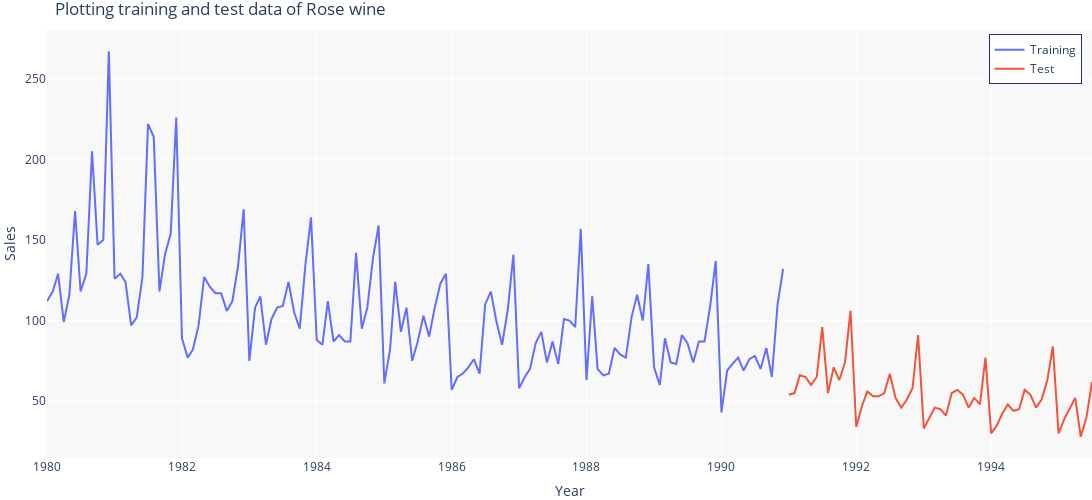

This figure's notebook cell:
### Code cell
plot1 = go.Scatter(x=train_Rose.index,y=train_Rose['Rose'],name='Training')
plot2 = go.Scatter(x=test_Rose.index,y=test_Rose['Rose'],name='Test')

fig_Rose = make_subplots(shared_xaxes=True, shared_yaxes=True)
fig_Rose.add_trace(plot1)
fig_Rose.add_trace(plot2)
fig_Rose.update_layout(
    title="Plotting training and test data of Rose wine",
    xaxis_title="Year", yaxis_title="Sales",
    legend=dict(yanchor="top", y=0.99, xanchor="right", x=0.99, bordercolor='#1E3163', borderwidth=1),
    width=1200, height=500, plot_bgcolor = '#F8F8F8',
    margin=dict(l=0, r=0, b=0, t=30, pad=0)
)
fig_Rose.show()

### Figure 1 — Plotly figure (JSON) as saved in the notebook; plotly's stock layout.template omitted (floating-point values rounded to 4 significant figures; data arrays with more than 128 entries replaced by an {"elided": "..."} marker saying what was removed)
{"data": [{"name": "Training", "type": "scatter", "x": {"elided": "132 str values"}, "y": {"elided": "132 int values"}}, {"name": "Test", "type": "scatter", "x": ["1991-01-01T00:00:00", "1991-02-01T00:00:00", "1991-03-01T00:00:00", "1991-04-01T00:00:00", "1991-05-01T00:00:00", "1991-06-01T00:00:00", "1991-07-01T00:00:00", "1991-08-01T00:00:00", "1991-09-01T00:00:00", "1991-10-01T00:00:00", "1991-11-01T00:00:00", "1991-12-01T00:00:00", "1992-01-01T00:00:00", "1992-02-01T00:00:00", "1992-03-01T00:00:00", "1992-04-01T00:00:00", "1992-05-01T00:00:00", "1992-06-01T00:00:00", "1992-07-01T00:00:00", "1992-08-01T00:00:00", "1992-09-01T00:00:00", "1992-10-01T00:00:00", "1992-11-01T00:00:00", "1992-12-01T00:00:00", "1993-01-01T00:00:00", "1993-02-01T00:00:00", "1993-03-01T00:00:00", "1993-04-01T00:00:00", "1993-05-01T00:00:00", "1993-06-01T00:00:00", "1993-07-01T00:00:00", "1993-08-01T00:00:00", "1993-09-01T00:00:00", "1993-10-01T00:00:00", "1993-11-01T00:00:00", "1993-12-01T00:00:00", "1994-01-01T00:00:00", "1994-02-01T00:00:00", "1994-03-01T00:00:00", "1994-04-01T00:00:00", "1994-05-01T00:00:00", "1994-06-01T00:00:00", "1994-07-01T00:00:00", "1994-08-01T00:00:00", "1994-09-01T00:00:00", "1994-10-01T00:00:00", "1994-11-01T00:00:00", "1994-12-01T00:00:00", "1995-01-01T00:00:00", "1995-02-01T00:00:00", "1995-03-01T00:00:00", "1995-04-01T00:00:00", "1995-05-01T00:00:00", "1995-06-01T00:00:00", "1995-07-01T00:00:00"], "y": [54, 55, 66, 65, 60, 65, 96, 55, 71, 63, 74, 106, 34, 47, 56, 53, 53, 55, 67, 52, 46, 51, 58, 91, 33, 40, 46, 45, 41, 55, 57, 54, 46, 52, 48, 77, 30, 35, 42, 48, 44, 45, 57, 54, 46, 51, 63, 84, 30, 39, 45, 52, 28, 40, 62]}], "layout": {"height": 500, "legend": {"bordercolor": "#1E3163", "borderwidth": 1, "x": 0.99, "xanchor": "right", "y": 0.99, "yanchor": "top"}, "margin": {"b": 0, "l": 0, "pad": 0, "r": 0, "t": 30}, "plot_bgcolor": "#F8F8F8", "title": {"text": "Plotting training and test data of Rose wine"}, "width": 1200, "xaxis": {"anchor": "y", "domain": [0, 1], "title": {"text": "Year"}}, "yaxis": {"anchor": "x", "domain": [0, 1], "title": {"text": "Sales"}}}}
